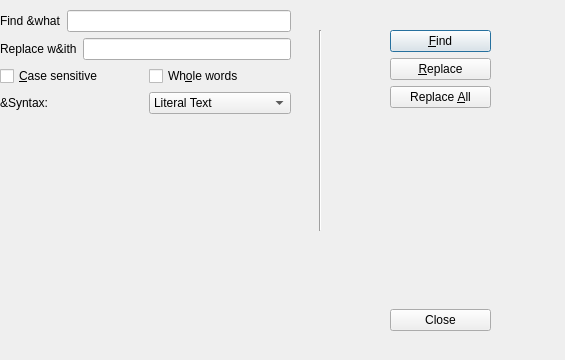
<?xml version="1.0" encoding="UTF-8"?>
<ui version="4.0">
 <class>FindandReplaceDlg</class>
 <widget class="QDialog" name="FindandReplaceDlg">
  <property name="geometry">
   <rect>
    <x>0</x>
    <y>0</y>
    <width>565</width>
    <height>360</height>
   </rect>
  </property>
  <property name="windowTitle">
   <string>Find and Replace</string>
  </property>
  <widget class="Line" name="line">
   <property name="geometry">
    <rect>
     <x>310</x>
     <y>30</y>
     <width>20</width>
     <height>201</height>
    </rect>
   </property>
   <property name="orientation">
    <enum>Qt::Vertical</enum>
   </property>
  </widget>
  <widget class="QWidget" name="">
   <property name="geometry">
    <rect>
     <x>390</x>
     <y>30</y>
     <width>101</width>
     <height>301</height>
    </rect>
   </property>
   <layout class="QVBoxLayout" name="verticalLayout">
    <item>
     <widget class="QPushButton" name="findButton">
      <property name="text">
       <string>&amp;Find</string>
      </property>
     </widget>
    </item>
    <item>
     <widget class="QPushButton" name="replaceButton">
      <property name="text">
       <string>&amp;Replace</string>
      </property>
     </widget>
    </item>
    <item>
     <widget class="QPushButton" name="replaceAllButton">
      <property name="text">
       <string>Replace &amp;All</string>
      </property>
     </widget>
    </item>
    <item>
     <spacer name="verticalSpacer_2">
      <property name="orientation">
       <enum>Qt::Vertical</enum>
      </property>
      <property name="sizeHint" stdset="0">
       <size>
        <width>20</width>
        <height>40</height>
       </size>
      </property>
     </spacer>
    </item>
    <item>
     <widget class="QPushButton" name="closeButton">
      <property name="text">
       <string>Close</string>
      </property>
     </widget>
    </item>
   </layout>
  </widget>
  <widget class="QWidget" name="">
   <property name="geometry">
    <rect>
     <x>0</x>
     <y>10</y>
     <width>291</width>
     <height>331</height>
    </rect>
   </property>
   <layout class="QVBoxLayout" name="verticalLayout_3">
    <item>
     <layout class="QVBoxLayout" name="verticalLayout_2">
      <item>
       <layout class="QHBoxLayout" name="horizontalLayout">
        <item>
         <widget class="QLabel" name="label">
          <property name="text">
           <string>Find &amp;what</string>
          </property>
         </widget>
        </item>
        <item>
         <widget class="QLineEdit" name="findLineEdit"/>
        </item>
       </layout>
      </item>
      <item>
       <layout class="QHBoxLayout" name="horizontalLayout_2">
        <item>
         <widget class="QLabel" name="label_2">
          <property name="text">
           <string>Replace w&amp;ith</string>
          </property>
         </widget>
        </item>
        <item>
         <widget class="QLineEdit" name="replaceLineEdit"/>
        </item>
       </layout>
      </item>
     </layout>
    </item>
    <item>
     <layout class="QHBoxLayout" name="horizontalLayout_3">
      <item>
       <widget class="QCheckBox" name="checkBox">
        <property name="text">
         <string>&amp;Case sensitive</string>
        </property>
       </widget>
      </item>
      <item>
       <widget class="QCheckBox" name="checkBox_2">
        <property name="text">
         <string>Wh&amp;ole words</string>
        </property>
       </widget>
      </item>
     </layout>
    </item>
    <item>
     <layout class="QHBoxLayout" name="horizontalLayout_4">
      <item>
       <widget class="QLabel" name="label_3">
        <property name="text">
         <string>&amp;Syntax:</string>
        </property>
       </widget>
      </item>
      <item>
       <widget class="QComboBox" name="syntaxComboBox">
        <item>
         <property name="text">
          <string>Literal Text</string>
         </property>
        </item>
        <item>
         <property name="text">
          <string>Regular Expression</string>
         </property>
        </item>
       </widget>
      </item>
     </layout>
    </item>
    <item>
     <spacer name="verticalSpacer">
      <property name="orientation">
       <enum>Qt::Vertical</enum>
      </property>
      <property name="sizeHint" stdset="0">
       <size>
        <width>20</width>
        <height>78</height>
       </size>
      </property>
     </spacer>
    </item>
   </layout>
  </widget>
 </widget>
 <resources/>
 <connections>
  <connection>
   <sender>closeButton</sender>
   <signal>clicked()</signal>
   <receiver>FindandReplaceDlg</receiver>
   <slot>reject()</slot>
   <hints>
    <hint type="sourcelabel">
     <x>428</x>
     <y>320</y>
    </hint>
    <hint type="destinationlabel">
     <x>-203</x>
     <y>-112</y>
    </hint>
   </hints>
  </connection>
 </connections>
</ui>
